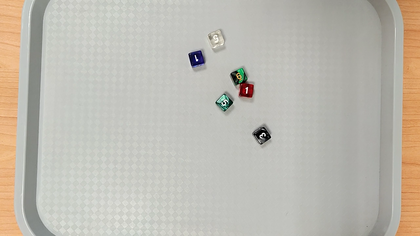
%> input picture DiceRecognition/dices/images/dices_10_1.png, 420 x 236 px, shrunk from 1280 x 720 before the run
$ octave --eval "result = segment_dices(imread('../dices/images/dices_10_1.png'));"   (GNU Octave 9; MATLAB toolbox functions it lacks are replaced by stand-ins)
%> lines starting %> are read from the running program, lines starting %| are printed output that depends on the picture; in (x1, y1, x2, y2) boxes, pixels count from 0 and x2, y2 are one past the last pixel; in counts of white or black regions, pixels touching at a corner belong together; the program's own positions count from 1
### DiceRecognition/script/segment_dices_initial.m
function dices_mask = segment_dices_initial(img)

    hsv = rgb2hsv(img);
    S = hsv(:,:,2);
    V = hsv(:,:,3);

    t1 = graythresh(S);
    S_bin = imbinarize(S, t1);

    S = imgaussfilt(S, 1.5);
    V = imgaussfilt(V, 1.5);

    edges_S = edge(S, 'prewitt');
    edges_V = edge(V, 'prewitt');

    edges_combined = edges_S | edges_V;

    dices_mask = S_bin | edges_combined;
end

### DiceRecognition/script/discard_border_dices.m
function mask = discard_border_dices(mask)
    margin = 2;

    [h, w] = size(mask);
    [labels, n] = bwlabel(mask);

    for i = 1:n
        [rows, cols] = find(labels == i);
        if min(rows) <= margin || max(rows) >= h - margin || min(cols) <= margin || max(cols) >= w - margin
            mask(labels == i) = 0;
        end
    end
end

### DiceRecognition/script/initial_cleanup.m
function morphed_mask = initial_cleanup(mask)
    cleanedMask = discard_border_dices(mask);
    closedMask = imclose(cleanedMask, strel("disk", 11));
    openedMask = imopen(closedMask, strel("disk", 11));
    morphed_mask = imerode(openedMask, strel("disk", 5));
end

### DiceRecognition/script/label_dices.m
function [mask_ok, mask_to_separate, mean_area] = label_dices(mask)
    label = logical(mask);

    stats = regionprops(label, 'Area', 'PixelIdxList');

    areas = [stats.Area];

    q75 = prctile(areas, 75);
    areas_normal = areas(areas <= q75);
    mean_area = mean(areas_normal);

    area_threshold = 1.5 * mean_area;

    mask_to_separate = false(size(mask));
    mask_ok = false(size(mask));


    for i = 1:length(stats)
        if stats(i).Area > area_threshold
            mask_to_separate(stats(i).PixelIdxList) = true;
        else
            mask_ok(stats(i).PixelIdxList) = true;
        end
    end
end

### DiceRecognition/script/separate_dices.m
function mask_separated = separate_dices(mask_to_separate, mean_area)
    cc = bwconncomp(mask_to_separate);
    mask_separated = false(size(mask_to_separate));

    avg_radius = sqrt(mean_area / pi);
    min_distance = avg_radius * 0.9;

    for i = 1:cc.NumObjects
        region = false(size(mask_to_separate));
        region(cc.PixelIdxList{i}) = true;

        n_dices = max(2, min(round(length(cc.PixelIdxList{i}) / mean_area), 8));

        D = bwdist(~region);
        seeds = find_seeds(D, region, n_dices, min_distance);

        mask_separated = mask_separated | watershed_split(D, region, seeds);
    end
end

### DiceRecognition/script/final_cleanup.m
function mask = final_cleanup(mask)

    [labels, n] = bwlabel(mask);
    areas = zeros(1, n);
    for i = 1:n
        areas(i) = sum(labels(:) == i);
    end

    medianArea = median(areas);
    if medianArea > 1500
        medianArea = 1500;
    end

    for i = 1:n
        if areas(i) > medianArea * 1.2
            excess = areas(i) / medianArea;
            dynamicErode = round(3 * excess);
            regionMask = labels == i;
            eroded = imerode(regionMask, strel("disk", dynamicErode));
            mask(regionMask) = 0;
            mask(eroded) = 1;
        end
    end
end

### DiceRecognition/script/create_circular_masks.m
function new_mask = create_circular_masks(img, dices_mask_full)
    [h_img, w_img, ~] = size(img);
    [labels, num_dadi] = bwlabel(dices_mask_full);

    if num_dadi == 0
        new_mask = false(h_img, w_img);
        return;
    end

    centers = zeros(num_dadi, 2);
    circle_radius = 25;

    for i = 1:num_dadi
        mask_dado = (labels == i);
        [r, c] = find(mask_dado);

        min_r = min(r); max_r = max(r);
        min_c = min(c); max_c = max(c);
        crop_rgb = img(min_r:max_r, min_c:max_c, :);
        crop_mask = mask_dado(min_r:max_r, min_c:max_c);

        [cx_loc, cy_loc] = estimate_number_center(crop_rgb, crop_mask);

        centers(i, 1) = min_c + cx_loc - 1;
        centers(i, 2) = min_r + cy_loc - 1;
    end

    dist_map = inf(h_img, w_img);
    label_map = zeros(h_img, w_img);

    for i = 1:num_dadi
        c_abs = centers(i, 1);
        r_abs = centers(i, 2);

        x_range = max(1, round(c_abs-circle_radius)):min(w_img, round(c_abs+circle_radius));
        y_range = max(1, round(r_abs-circle_radius)):min(h_img, round(r_abs+circle_radius));

        [X, Y] = meshgrid(x_range, y_range);
        dist_to_center = sqrt((X - c_abs).^2 + (Y - r_abs).^2);

        valid_pixels = dist_to_center <= circle_radius;

        for row_idx = 1:length(y_range)
            for col_idx = 1:length(x_range)
                if valid_pixels(row_idx, col_idx)
                    curr_r = y_range(row_idx);
                    curr_c = x_range(col_idx);
                    d = dist_to_center(row_idx, col_idx);

                    if d < dist_map(curr_r, curr_c)
                        dist_map(curr_r, curr_c) = d;
                        label_map(curr_r, curr_c) = i;
                    end
                end
            end
        end
    end

    boundaries = boundarymask(label_map);
    new_mask = (label_map > 0) & ~boundaries;
end

### DiceRecognition/script/estimate_number_center.m
function [center_x, center_y] = estimate_number_center(crop_rgb, crop_mask)

    mask_erosa = imerode(crop_mask, strel('disk', 8));
    if any(mask_erosa(:))
        [r_m, c_m] = find(mask_erosa);
    else
        [r_m, c_m] = find(crop_mask);
    end
    ref_x = mean(c_m);
    ref_y = mean(r_m);

    img_temp = crop_rgb;
    img_temp(repmat(~crop_mask, [1, 1, 3])) = 0;

    hsv_crop = rgb2hsv(img_temp);
    S_smooth = imgaussfilt(hsv_crop(:,:,2), 1.5);
    V_smooth = imgaussfilt(hsv_crop(:,:,3), 1.5);

    edge_OR = edge(S_smooth, 'canny') | edge(V_smooth, 'canny');

    mask_interna = imerode(crop_mask, strel('disk', 6));
    edge_OR(~mask_interna) = 0;

    edge_closed = imclose(edge_OR, strel('disk', 3));
    edge_filled = imfill(edge_closed, 'holes');

    stats = regionprops(edge_filled, 'Area', 'Eccentricity', 'Centroid');

    if isempty(stats)
        center_x = ref_x;
        center_y = ref_y;
    else
        scores = zeros(1, length(stats));
        for b = 1:length(stats)
            eccentricity_penalty = 1 - stats(b).Eccentricity;
            scores(b) = stats(b).Area * (eccentricity_penalty ^ 2);
        end
        [~, idx_best] = max(scores);
        center_x = stats(idx_best).Centroid(1);
        center_y = stats(idx_best).Centroid(2);

        dist = sqrt((center_x - ref_x)^2 + (center_y - ref_y)^2);
        [h_crop, w_crop] = size(crop_mask);
        max_dist = min(h_crop, w_crop) * 0.3;

        if dist > max_dist
            center_x = ref_x;
            center_y = ref_y;
        end
    end
end

### DiceRecognition/script/segment_dices.m
function dices_mask = segment_dices(img)

    %RIMOSSO perchè edge detection già taglia
    %tray_masked_img = remove_bg_tray(img);

    tray_masked_img = img;

    dices_mask_initial = segment_dices_initial(tray_masked_img);

    morphed_mask = initial_cleanup(dices_mask_initial);

    [mask_ok, mask_to_separate, mean_area] = label_dices(morphed_mask);

    mask_separated = separate_dices(mask_to_separate, mean_area);

    dices_mask_full = mask_ok | mask_separated;

    %SE non aiuta centro stimato -> dices_mask = dices_mask_full
    dices_mask_full = final_cleanup(dices_mask_full);

    dices_mask = create_circular_masks(img, dices_mask_full);
end
%> in segment_dices, tray_masked_img is the input picture: size 236x420x3 uint8; mean R, G, B 189.9, 185.9, 176.2
%> in segment_dices_initial, `hsv = rgb2hsv(img);`: hsv: size 236x420x3 double; mean H, S, V 0.189, 0.0763, 0.75
%> in segment_dices_initial, `V = hsv(:,:,3);`:
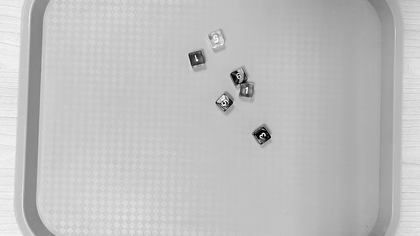
%> V: size 236x420 double; min 0, max 1, mean 0.75
%> in segment_dices_initial, `t1 = graythresh(S);`: t1 = 0.267
%> in segment_dices_initial, `S_bin = imbinarize(S, t1);`:
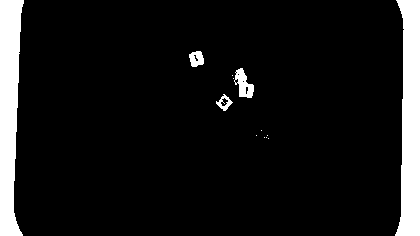
%> S_bin: size 236x420 logical; 9.2% white; 13 white regions (8 under 20 px), largest, box (x1, y1, x2, y2) and area: (395, 0, 420, 236) 4336, (0, 0, 24, 236) 4173, (234, 68, 254, 98) 331, (189, 51, 204, 67) 177, (216, 94, 233, 111) 121
%> in segment_dices_initial, `edges_S = edge(S, 'prewitt');`: edges_S: size 236x420 logical; 0.71% white in thin lines or dots
%> in segment_dices_initial, `edges_V = edge(V, 'prewitt');`: edges_V: size 236x420 logical; 1.2% white in thin lines or dots
%> in segment_dices_initial, `edges_combined = edges_S | edges_V;`: edges_combined: size 236x420 logical; 1.6% white in thin lines or dots
%> in segment_dices_initial, `dices_mask = S_bin | edges_combined;`: dices_mask: size 236x420 logical; 10.3% white; 29 white regions (20 under 20 px), largest, box (x1, y1, x2, y2) and area: (395, 0, 420, 236) 4424, (0, 0, 25, 236) 4334, (230, 66, 255, 98) 411
%> in discard_border_dices, `[labels, n] = bwlabel(mask);`:
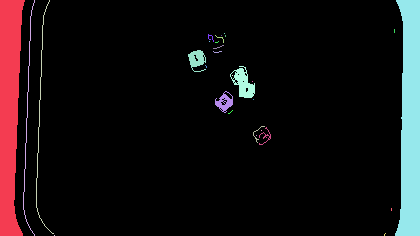
%> labels: size 236x420 double; 30 distinct labels, from 0 to 29; one colour per label, 0 black
%> in discard_border_dices, `[labels, n] = bwlabel(mask);`: n = 29
%> the loop in discard_border_dices, `for i = 1:n` made 29 passes
%> (rows, cols) on passes 4, 6, 8, 9, 10, 12: (236, 55), ([66; 67; 68], [206; 207; 207]), (42, 210), ([49; 49; 49; 49; 48; 48; 48; 47; 47; 46; 46], [214; 215; 216; 217; 218; 219; 220; 221; 222; 223; 224]), ([52; 53; 53; 53; 53; 53; 52; 52; 52], [214; 215; 216; 217; 218; 219; 220; 221; 222]), ([43; 43; 43; 42], [216; 217; 218; 219])
%> rows on pass 11: [36; 37; 38; 38; 38; 38; 38; 38; 39; 40; 41; 42; 43]
%> after the loop in discard_border_dices, `for i = 1:n`:
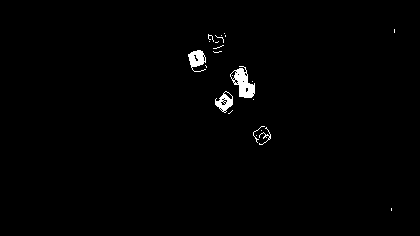
%> mask: size 236x420 logical; 1% white; 23 white regions (18 under 20 px), largest, box (x1, y1, x2, y2) and area: (230, 66, 255, 98) 411, (188, 50, 206, 72) 231, (215, 91, 233, 113) 194, (259, 127, 271, 145) 48, (253, 126, 265, 143) 25
%> in initial_cleanup, `closedMask = imclose(cleanedMask, strel("disk", 11));`: closedMask: size 236x420 logical; 1.9% white; 5 white regions (2 under 20 px), largest, box (x1, y1, x2, y2) and area: (215, 66, 255, 114) 962, (188, 33, 226, 72) 681, (253, 126, 271, 145) 232
%> in initial_cleanup, `openedMask = imopen(closedMask, strel("disk", 11));`: openedMask: size 236x420 logical; 0.46% white; 1 white region, box (x1, y1, x2, y2) and area: (231, 74, 255, 98) 460
%> in initial_cleanup, `morphed_mask = imerode(openedMask, strel("disk", 5));`:
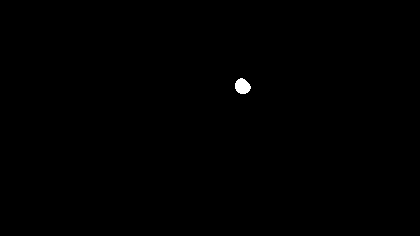
%> morphed_mask: size 236x420 logical; 0.19% white; 1 white region, box (x1, y1, x2, y2) and area: (235, 78, 251, 94) 190
%> in label_dices, `stats = regionprops(label, 'Area', 'PixelIdxList');`: stats = 1 region; Area: 190
%> in label_dices, `areas = [stats.Area];`: areas = 190
%> in label_dices, `area_threshold = 1.5 * mean_area;`: area_threshold = 285
%> the loop in label_dices, `for i = 1:length(stats)` made 1 pass
%> after the loop in label_dices, `for i = 1:length(stats)`: mask_to_separate: size 236x420 logical; every value is 0
%> in segment_dices, `[mask_ok, mask_to_separate, mean_area] = label_dices(morphed_mask);`: mean_area = 190
%> in separate_dices, `cc = bwconncomp(mask_to_separate);`: cc = 0 connected components
%> in separate_dices, `avg_radius = sqrt(mean_area / pi);`: avg_radius = 7.78
%> in separate_dices, `min_distance = avg_radius * 0.9;`: min_distance = 7
%> in final_cleanup, `[labels, n] = bwlabel(mask);`: n = 1
%> the loop in final_cleanup, `for i = 1:n` made 1 pass
%> in final_cleanup, `medianArea = median(areas);`: medianArea = 190
%> in create_circular_masks, `[labels, num_dadi] = bwlabel(dices_mask_full);`: num_dadi = 1
%> the loop in create_circular_masks, `for i = 1:num_dadi` made 1 pass
%> (min_r, max_r, min_c, max_c) on pass 1: (79, 94, 236, 251)
%> after the loop in create_circular_masks, `for i = 1:num_dadi`: centers = [243 86.95]
%> the loop in create_circular_masks, `for i = 1:num_dadi` made 1 pass
%> after the loop in create_circular_masks, `for i = 1:num_dadi`:
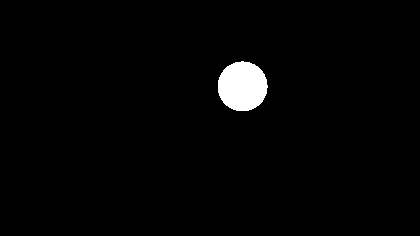
%> label_map: size 236x420 double; values 0 (black) and 1 (white), 2% white; 1 white region, box (x1, y1, x2, y2) and area: (218, 61, 268, 111) 1957
%> after the loop in create_circular_masks, `for i = 1:num_dadi`: curr_c = 249; curr_r = 111; d = 24.77
%> in create_circular_masks, `boundaries = boundarymask(label_map);`: boundaries: size 236x420 logical; 0.4% white in thin lines or dots, all inside (x1, y1, x2, y2) = (217, 60, 269, 112)
%> in create_circular_masks, `new_mask = (label_map > 0) & ~boundaries;`:
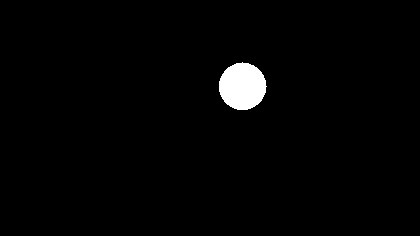
%> new_mask: size 236x420 logical; 1.8% white; 1 white region, box (x1, y1, x2, y2) and area: (219, 62, 267, 110) 1761
